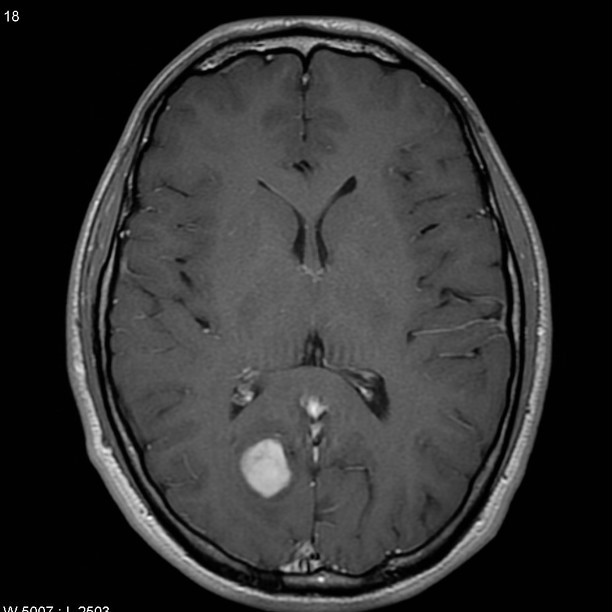
%> input picture dataset1.jpeg, 612 x 612 px
$ octave Image_Filtering_Code.m   (GNU Octave 9; MATLAB toolbox functions it lacks are replaced by stand-ins)
%> lines starting %> are read from the running program, lines starting %| are printed output that depends on the picture; in (x1, y1, x2, y2) boxes, pixels count from 0 and x2, y2 are one past the last pixel; in counts of white or black regions, pixels touching at a corner belong together; the program's own positions count from 1
clc;                % clear the command window.
close all;          % close all figures
imtool close all;   % close all imtool figures.
clear;              % erase all existing variables.
warning off

%% Get MRI image from local storage
global I_Raw

[path, nofile] = imgetfile();
%> the answer given: dataset1.jpeg
if nofile
    msgbox(sprintf('Image Not Found'), 'Error', 'Warning');
    return
end

I_Raw = imread(path);
%> I_Raw is the input picture: size 612x612x3 uint8; min 0, max 255, mean 48.7
I_Raw = im2double(I_Raw);
%> I_Raw: size 612x612x3 double
I_Raw = im2gray(I_Raw);
%> I_Raw: size 612x612 double
I_Information = imfinfo(path);
subplot(2,2,1)
imshow(I_Raw);
title('MRI Image');

%% Image Filtering
I_Filter = imbinarize(I_Raw, 'adaptive', 'Sensitivity', 0.59);
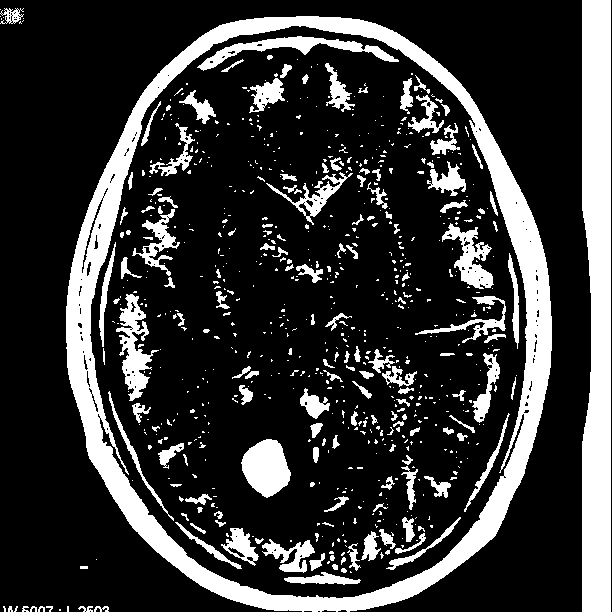
%> I_Filter: size 612x612 logical; 21.3% white; 733 white regions (569 under 20 px), largest, box (x1, y1, x2, y2) and area: (66, 16, 552, 612) 32560, (582, 0, 611, 612) 16225, (241, 439, 291, 498) 2034
I_Filter = medfilt2(I_Filter, [5,5]);
%> I_Filter: size 612x612 logical; 20.1% white; 220 white regions (110 under 20 px), largest, box (x1, y1, x2, y2) and area: (66, 16, 552, 612) 33102, (582, 0, 611, 612) 16213, (242, 439, 291, 497) 2025
I_Filter = wiener2(I_Filter,[5 5]);
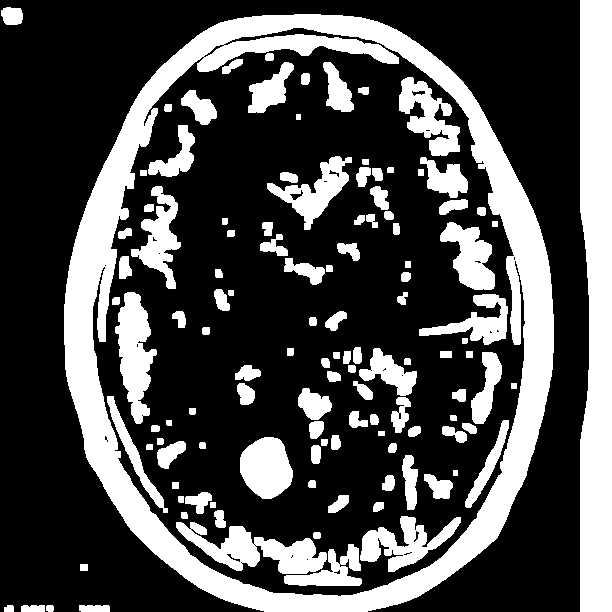
%> I_Filter: size 612x612 logical; 29.8% white; 120 white regions, largest, box (x1, y1, x2, y2) and area: (64, 14, 554, 612) 46984, (580, 0, 612, 612) 18097, (176, 522, 327, 574) 3578
SE_Filter = strel('disk', 2);
I_Filter = imclose(I_Filter,SE_Filter);
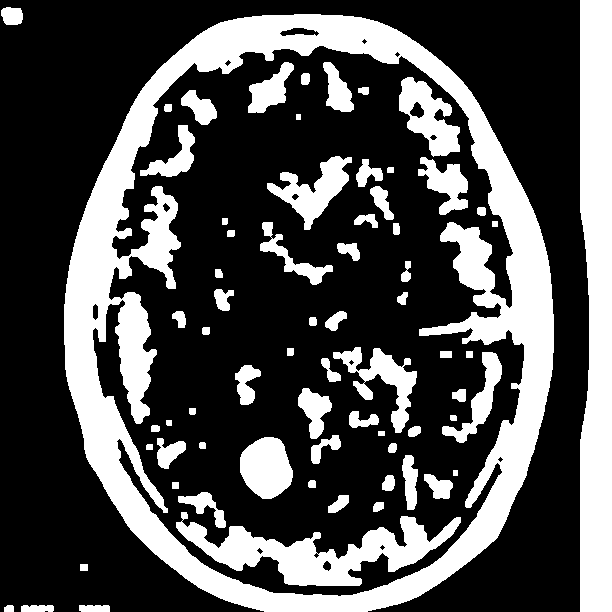
%> I_Filter: size 612x612 logical; 30.6% white; 69 white regions, largest, box (x1, y1, x2, y2) and area: (64, 14, 554, 612) 60621, (580, 0, 612, 612) 18097, (176, 512, 461, 586) 8101
subplot(2,2,2)
imshow(I_Filter)
title('Filtered Image');

%% Pre-Generate Elliptical Mask
X_Size = size(I_Raw, 2);
%> X_Size = 612
Y_Size = size(I_Raw, 1);
%> Y_Size = 612
X_Center = Y_Size/2;
%> X_Center = 306
Y_Center = Y_Size/2;
%> Y_Center = 306
X_Radius = X_Center - 40;
%> X_Radius = 266
Y_Radius = Y_Center - 50;
%> Y_Radius = 256
[Col, Row] = meshgrid(1:X_Size,1:Y_Size);
Mask = ((Row - Y_Center).^2 ./ Y_Radius^2) + ((Col - X_Center).^2 ./ X_Radius^2) <= 1;

%% Tumor Isolation
global I_Detect
I_Detect = logical(I_Filter .* Mask);
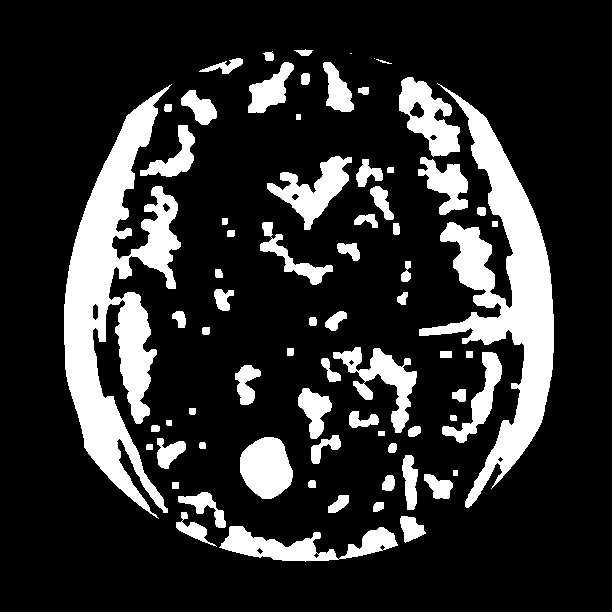
%> I_Detect: size 612x612 logical; 18.5% white; 72 white regions (2 under 20 px), largest, box (x1, y1, x2, y2) and area: (64, 84, 181, 519) 20908, (419, 83, 554, 508) 17046, (219, 526, 398, 562) 2956
I_Detect = bwareafilt(I_Detect, [700 4000]);
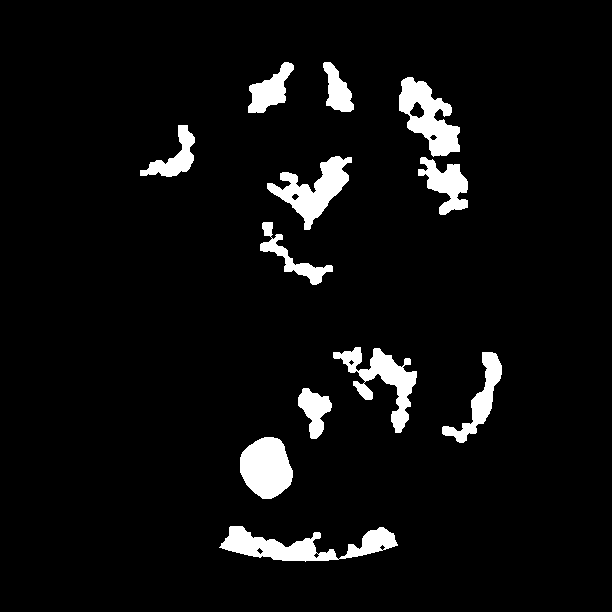
%> I_Detect: size 612x612 logical; 5.6% white; 12 white regions, largest, box (x1, y1, x2, y2) and area: (219, 526, 398, 562) 2956, (399, 77, 460, 157) 2519, (240, 437, 293, 499) 2469
SE_Detect = strel('disk', 6);
I_Detect = imclose(I_Detect,SE_Detect);
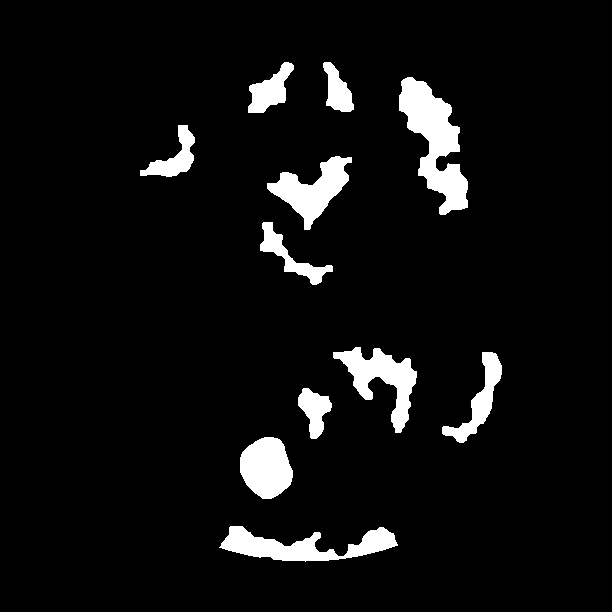
%> I_Detect: size 612x612 logical; 6% white; 11 white regions, largest, box (x1, y1, x2, y2) and area: (399, 77, 468, 215) 4525, (219, 526, 398, 562) 3096, (333, 347, 417, 433) 2809
I_Detect = imfill(I_Detect, 'holes');
subplot(2,2,3)
imshow(I_Detect)
title('Tumor Founded')

%% Plot outline of tumor onto original MRI image
subplot(2,2,4)
imshow(I_Raw,[]);
title('MRI with outlined Tumor');

hold on
I_Idx = bwboundaries(I_Detect, 'noholes');
%> I_Idx = 11 boundaries; largest, box (x1, y1, x2, y2) and points: (219, 526, 398, 562) 411, (399, 77, 468, 215) 401, (333, 347, 417, 433) 327, (267, 156, 352, 230) 246, (442, 352, 502, 443) 240
for k = 1:length(I_Idx)
    plot(I_Idx{k}(:,2),I_Idx{k}(:,1), 'y', 'linewidth', 1.5)
end
%> this loop made 11 passes
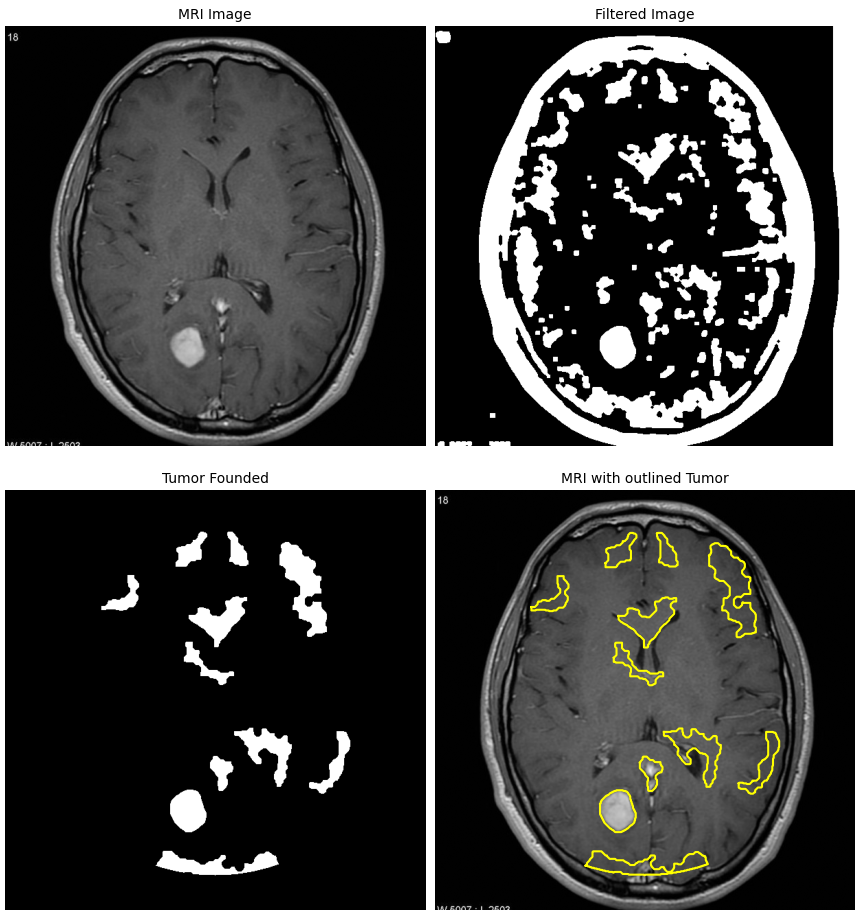
%> figure redrawn from the program's plot data, 4 panels
hold off
